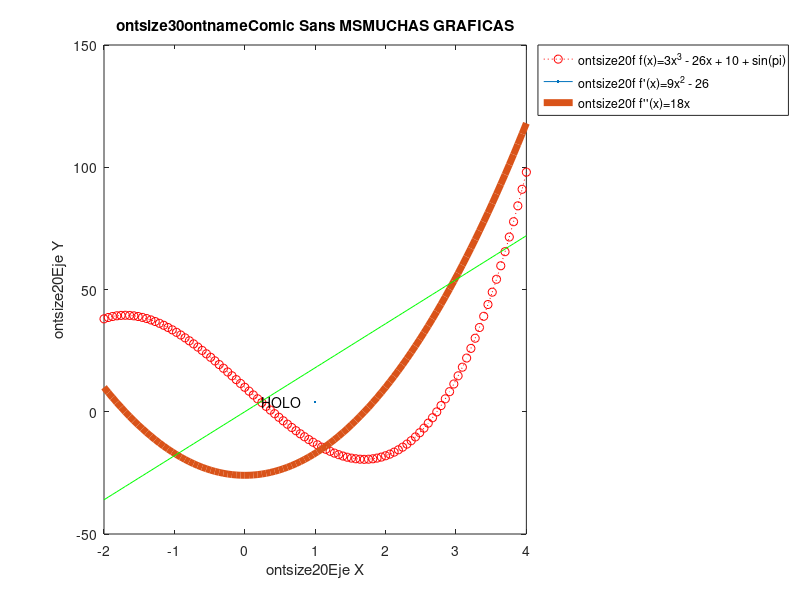

Recreate this plot in MATLAB.
%
clear;
clc;
x = linspace(-2,4,100);
f = 3*x.^3 - 26*x + 10;
fp = 9*x.^2 - 26;
fbp = 18 * x;

plot(x,f,"r:o", LineWidth=4);
line(x,fp,"LineWidth", 5);
line(x,fbp, "Color", "g");

title("\fontsize{30}\fontname{Comic Sans MS}MUCHAS GRAFICAS");
xlabel("\fontsize{20}Eje X");
ylabel("\fontsize{20}Eje Y");
text(0.24,4.36, "HOLO");
%gtext("JUAN");
legend("\fontsize{20}\bf f(x)=3x^3 - 26x + 10 + sin(\pi)", ...
    "\fontsize{20}\bf f'(x)=9x^2 - 26", "\fontsize{20}\bf f''(x)=18x", ...
    "Location","bestoutside");
